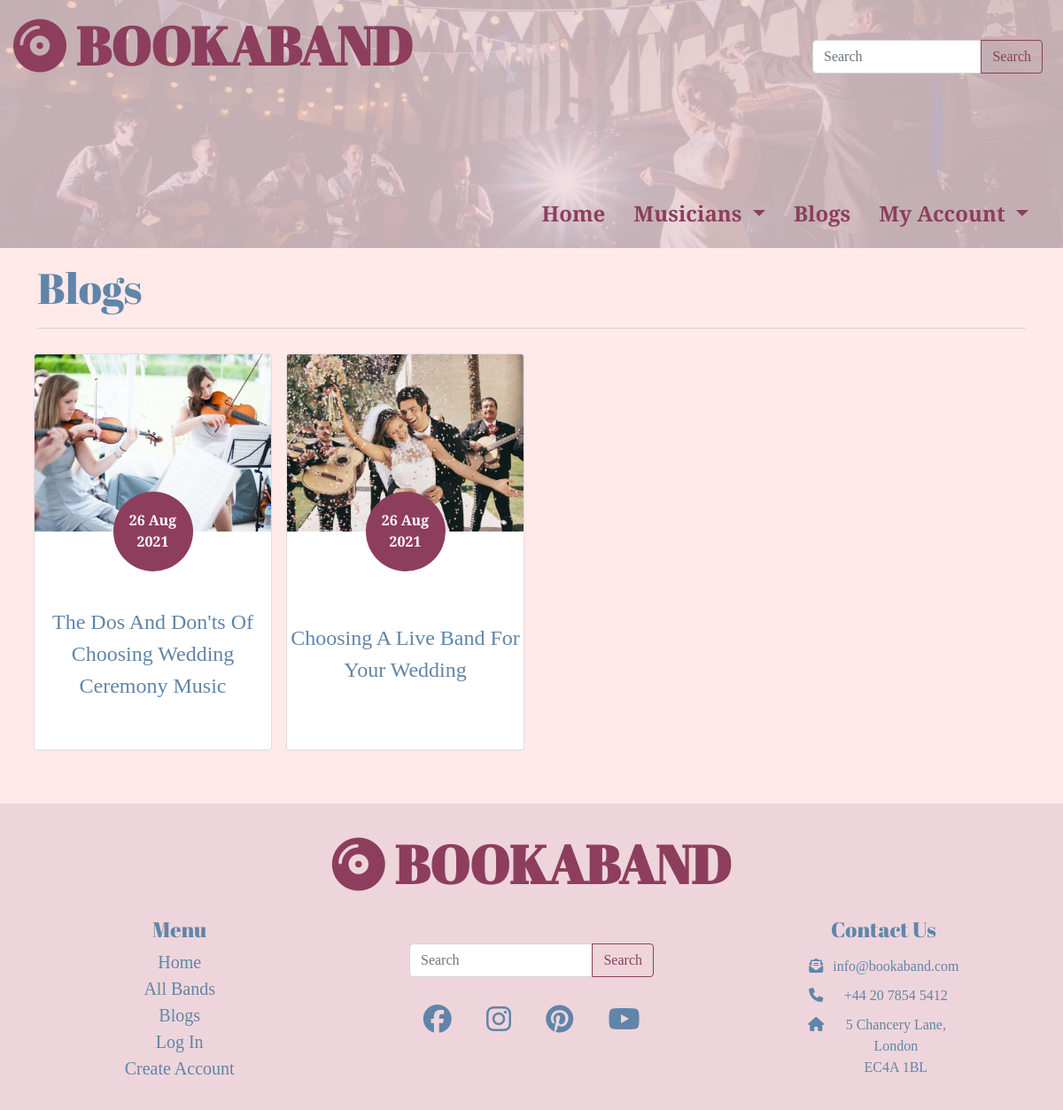
The app's page /blogs/ with its own data.
### blogs/models.py (models this page shows, shortened)
class Blog(models.Model):
    title = models.CharField(max_length=100, null=False, blank=False)
    content = models.TextField(null=False, blank=False)
    image = models.ImageField(null=True, blank=True)
    author = models.CharField(max_length=30, null=False, blank=False)
    source = models.URLField()
    created_at = models.DateTimeField(auto_now_add=True)
    updated_at = models.DateTimeField(auto_now=True)

### blogs/views.py (the view)
# urls.py: path('', views.all_blogs, name='all_blogs'),
def all_blogs(request):
    blogs = Blog.objects.all().order_by('updated_at')
    context = {
        'blogs': blogs,
    }
    return render(request, 'blogs/blogs.html', context)

### blogs/templates/blogs/blogs.html (shortened to what this page needs)
{% extends "base.html" %}
{% load static %}
{% block page_header %}
<h2 class="text-d-blue pt-3">Blogs</h2>
<hr>
{% endblock %}
{% block content %}
<div class="row">
  {% for blog in blogs %}
  <div class="col-12 p-2 col-md-6 col-lg-4 col-xl-3">
    <a href="{% url 'read_blog' blog.id %}" class="unstyled-link">
      <div class="card blog-card my-1 mx-auto">
        {% if blog.image %}
        <img src="{{ blog.image.url }}" class="card-img-top blog-img-top" alt="{{ band.title }}">
        {% else %}
        <img src="https://traveltradeluxury.com/media/k2/items/cache/7a4010c728df5112a2a660b7127561f8_L.jpg"
          class="card-img-top blog-img-top" alt="Wedding rings">
        {% endif %}
        <div class="blog-date">
          <p class="text-center mx-auto rounded-circle">
            {{ blog.updated_at|date:"d M Y" }}
          </p>
        </div>
        <div class="card-text blog-title">
          <p class="text-capitalize text-center p-1 text-d-blue">
            {{ blog.title }}
          </p>
        </div>
      </div>
    </a>
  </div>
  {% endfor %}
</div>
{% endblock %}

### static/css/base.css (style rules this page uses)
body { font-family: 'Playfair Display', serif; background-color: #ffe9e9 !important; }
.text-d-blue { color: #6085A9; }
hr { color: #6085A9; border: 0; margin: 16px 0px; z-index: 1; }
.unstyled-link { text-decoration: none; color: inherit; }
h2 { font-family: 'Abril Fatface', cursive; font-size: 48px; }
.card-img-top { height: 200px; object-fit: cover; overflow: hidden; }
.blog-card { transition: all 0.2s ease; cursor: pointer; max-width: 300px; }
.blog-title { height: 200px; display: flex; align-items: center; justify-content: center; overflow: hidden; margin-top: -15px; }
.blog-title p { font-size: 24px; }
.blog-date p { font-weight: 800; font-size: 16px; background-color: #8d3e5d; margin-top: -45px; padding: 15px; width: 90px; height: 90px; color: #fff; padding-top: 20px; }

### records on screen
Blog: image (picture), updated_at "26 Aug 2021", title "The Dos And Don'ts Of Choosing Wedding Ceremony Music"
Blog: image (picture), updated_at "26 Aug 2021", title "Choosing A Live Band For Your Wedding"
